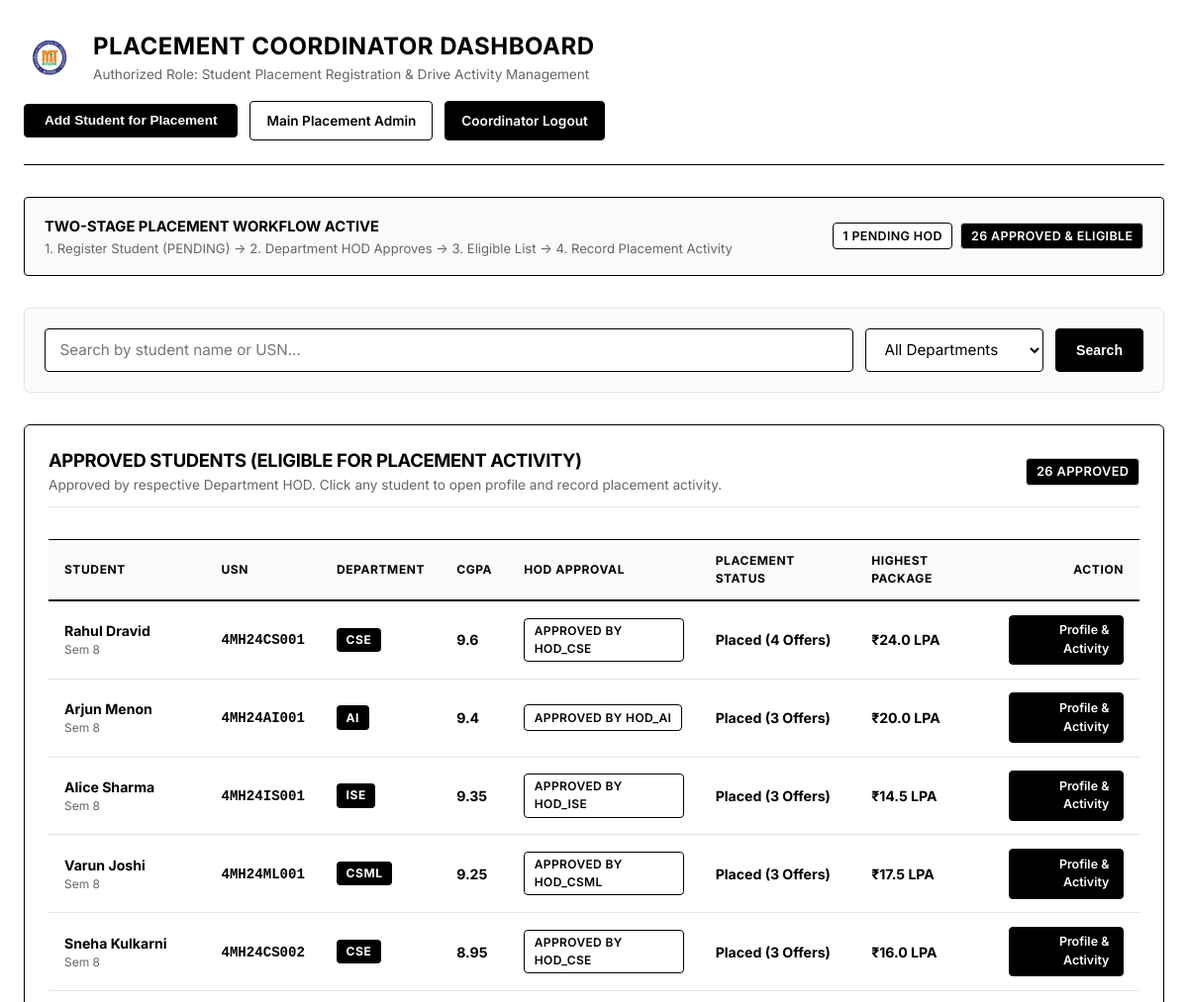
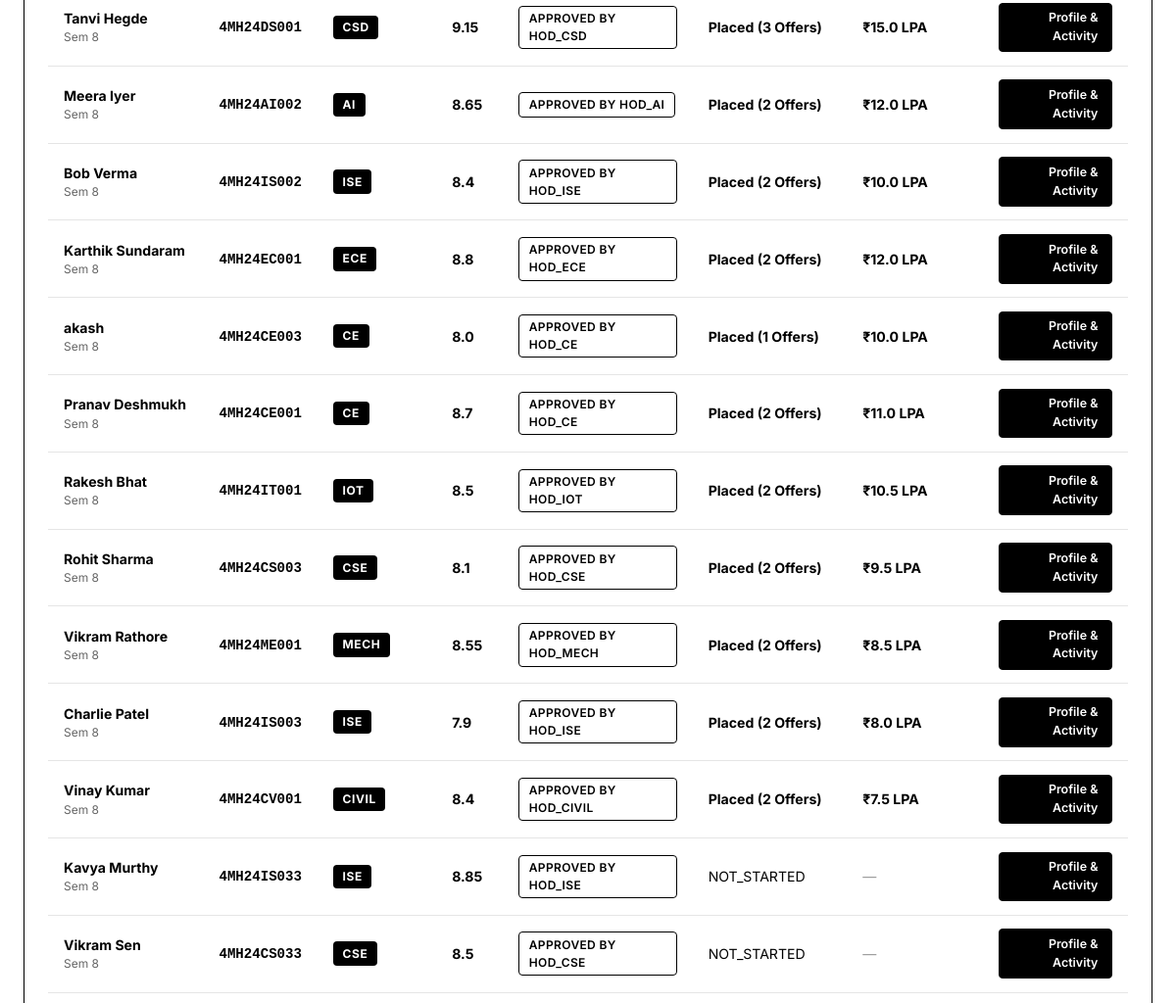
Before: /coordinator/dashboard (signed in, upper part) with the older database file (2 pictures, top to bottom).
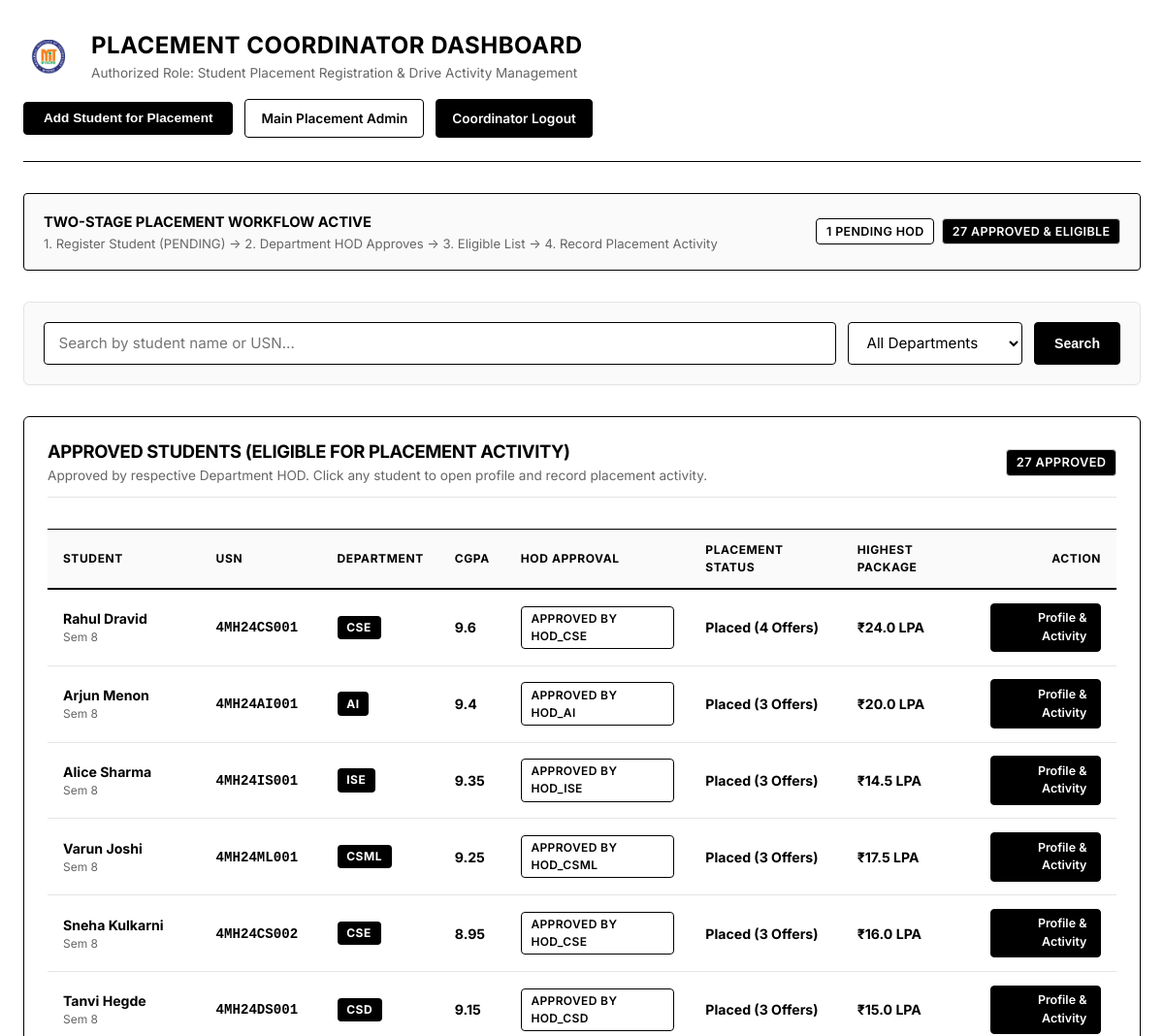
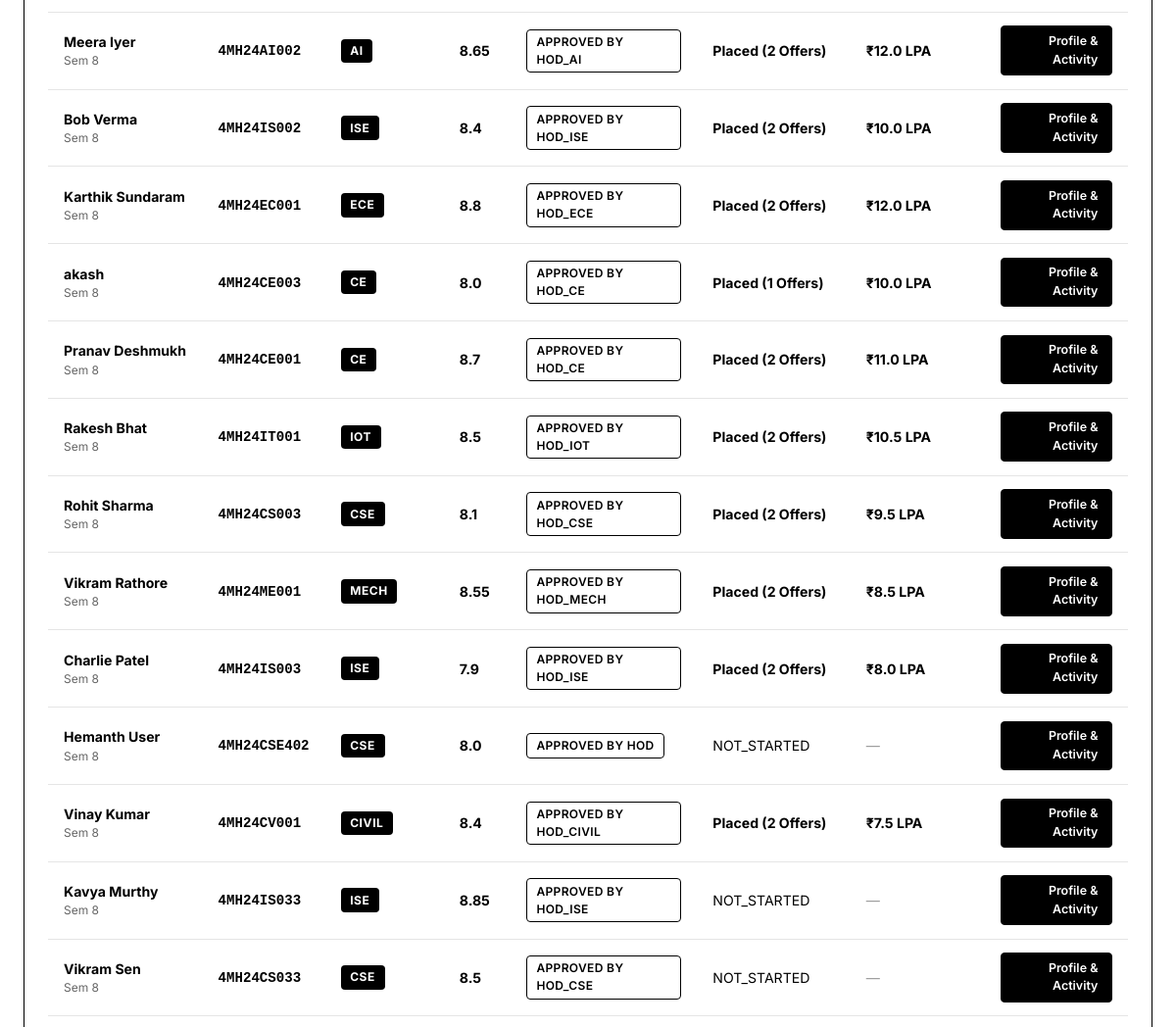
After: the same page with the newer database file (2 pictures, top to bottom).
### models.py (models this page shows, shortened)
class Student(db.Model):
    __tablename__ = 'students'
    usn = db.Column(db.String(20), primary_key=True)
    name = db.Column(db.String(100), nullable=False)
    mobile_number = db.Column(db.String(15), unique=True, nullable=False)
    email = db.Column(db.String(100), unique=True, nullable=True)
    department_id = db.Column(db.Integer, db.ForeignKey('departments.id'), nullable=False)
    semester = db.Column(db.Integer, default=8)
    cgpa = db.Column(db.Float, default=8.0)
    attendance = db.Column(db.Float, default=85.0)
    academic_score = db.Column(db.Float, default=82.0)
    skills = db.Column(db.String(255), default="Python, DSA, SQL")
    programming_languages = db.Column(db.String(255), default="Python, Java, C++")
    technical_skills = db.Column(db.String(255), default="Data Structures, DBMS, Web Development")
    certifications = db.Column(db.String(255), default="Cloud Computing, Full Stack Web Development")
    projects = db.Column(db.Text, default="Smart Placement Portal, AI Resume Screener")
    companies_attended = db.Column(db.Integer, default=0)
    companies_selected = db.Column(db.Integer, default=0)
    offers_count = db.Column(db.Integer, default=0)
    highest_package = db.Column(db.Float, default=0.0)  # in LPA
    average_package = db.Column(db.Float, default=0.0)  # in LPA
    placement_status = db.Column(db.String(50), default="NOT_STARTED") # PLACED, IN_PROCESS, NOT_STARTED, NOT_PLACED
    placement_approval_status = db.Column(db.String(50), default="APPROVED") # PENDING, APPROVED, REJECTED
    approved_by = db.Column(db.String(100), nullable=True)
    approved_at = db.Column(db.DateTime, nullable=True)
    rejected_by = db.Column(db.String(100), nullable=True)
    rejected_at = db.Column(db.DateTime, nullable=True)
    rejection_reason = db.Column(db.Text, nullable=True)
    resume = db.Column(db.String(255), default="Resume_Uploaded.pdf")
    performance = db.relationship('PerformanceRecord', backref='student', uselist=False, lazy=True)
    account_link = db.relationship('StudentAccountLink', backref='student', uselist=False, lazy=True)
    recommendations = db.relationship('LearningRecommendation', backref='student', lazy=True, order_by='LearningRecommendation.created_at.desc()')
    youtube_lessons = db.relationship('YouTubeLesson', backref='student', lazy=True, order_by='YouTubeLesson.created_at.desc()')
    quiz_attempts = db.relationship('QuizAttempt', backref='student', lazy=True, order_by='QuizAttempt.attempted_at.desc()')
    interview_sessions = db.relationship('MockInterviewSession', backref='student', lazy=True, order_by='MockInterviewSession.started_at.desc()')
    course_progress = db.relationship('StudentCourseProgress', backref='student', lazy=True, cascade='all, delete-orphan', order_by='StudentCourseProgress.saved_at.desc()')
    event_actions = db.relationship('StudentEventAction', backref='student', lazy=True, cascade='all, delete-orphan', order_by='StudentEventAction.updated_at.desc()')
    achievements = db.relationship('StudentAchievement', backref='student', lazy=True, cascade='all, delete-orphan', order_by='StudentAchievement.completion_date.desc()')
    notifications = db.relationship('StudentNotification', backref='student', lazy=True, cascade='all, delete-orphan', order_by='StudentNotification.created_at.desc()')
    preference = db.relationship('StudentPreference', backref='student', uselist=False, lazy=True, cascade='all, delete-orphan')
    provider_accounts = db.relationship('ExternalProviderAccount', backref='student', lazy=True, cascade='all, delete-orphan', order_by='ExternalProviderAccount.created_at.desc()')
    sync_logs = db.relationship('CertificateSyncLog', backref='student', lazy=True, cascade='all, delete-orphan', order_by='CertificateSyncLog.sync_started_at.desc()')
    @property
    def placement_score(self):
        if self.performance:
            return round(self.performance.overall_aggregate, 1)
        return 0.0

class Department(db.Model):
    __tablename__ = 'departments'
    id = db.Column(db.Integer, primary_key=True)
    code = db.Column(db.String(20), unique=True, nullable=False)
    name = db.Column(db.String(100), unique=True, nullable=False)
    hod_name = db.Column(db.String(100), default='Dr. HOD')
    hod_id = db.Column(db.String(50), default='HOD_01')
    hod_email = db.Column(db.String(100), default='hod@mitmysore.in')
    hod_phone = db.Column(db.String(30), default='+91 98450 11223')
    admins = db.relationship('Admin', backref='department', lazy=True)
    students = db.relationship('Student', backref='department', lazy=True)

### app.py (the view, shortened to what this page needs)
@app.route('/coordinator/dashboard')
def coordinator_dashboard():
    if not session.get('coordinator_authenticated') and session.get('role') != 'PLACEMENT_COORDINATOR':
        flash('Please authenticate as Placement Coordinator to access this console.', 'error')
        return redirect(url_for('coordinator_login'))
    departments = Department.query.order_by(Department.name).all()
    search_query = request.args.get('search', '').strip()
    dept_filter = request.args.get('dept_filter', '').strip().upper()
    approved_q = Student.query.filter_by(placement_approval_status='APPROVED')
    pending_q = Student.query.filter(Student.placement_approval_status.in_(['PENDING', 'PENDING_HOD_APPROVAL']))
    rejected_q = Student.query.filter_by(placement_approval_status='REJECTED')
    if dept_filter:
        dept_obj = Department.query.filter_by(code=dept_filter).first()
        if dept_obj:
            approved_q = approved_q.filter_by(department_id=dept_obj.id)
            pending_q = pending_q.filter_by(department_id=dept_obj.id)
            rejected_q = rejected_q.filter_by(department_id=dept_obj.id)
    approved_students = sorted(approved_q.all(), key=lambda s: (s.placement_score, s.highest_package), reverse=True)
    pending_students = pending_q.order_by(Student.usn).all()
    rejected_students = rejected_q.order_by(Student.usn).all()
    recent_activities = PlacementActivity.query.order_by(PlacementActivity.created_at.desc()).limit(20).all()
    return render_template(
        'coordinator_dashboard.html',
        departments=departments,
        approved_students=approved_students,
        pending_students=pending_students,
        rejected_students=rejected_students,
        recent_activities=recent_activities,
        search_query=search_query,
        dept_filter=dept_filter,
        current_date=datetime.utcnow().strftime('%Y-%m-%d')
    )

### app.py (called while the page is built)
@app.before_request
def auto_redirect_to_authorized_domain():
    if not app.config.get('TESTING') and request.host.startswith('127.0.0.1'):
        target_url = request.url.replace('127.0.0.1:5000', 'localhost:5000', 1)
        return redirect(target_url, code=302)

@app.context_processor
def inject_student_notifications():
    unread_count = 0
    if session.get('student_usn'):
        try:
            unread_count = NotificationService.get_unread_count(session.get('student_usn'))
        except Exception:
            unread_count = 0
    return dict(unread_notifications_count=unread_count)

@app.after_request
def add_security_headers(response):
    response.headers["Cache-Control"] = "no-cache, no-store, must-revalidate, max-age=0"
    response.headers["Pragma"] = "no-cache"
    response.headers["Expires"] = "0"
    response.headers["X-Content-Type-Options"] = "nosniff"
    response.headers["X-Frame-Options"] = "DENY"
    return response

### models.py (called while the page is built)
    @property
    def coding_overall_score(self):
        return round((self.coding_c_score + self.coding_java_score + self.coding_dsa_score) / 3.0, 1)

### templates/coordinator_dashboard.html (shortened to what the changed rows need)
<!DOCTYPE html>
<html lang="en">
<head>
    <link rel="stylesheet" href="{{ url_for('static', filename='css/style.css') }}">
</head>
<body style="background: #ffffff; color: #000000;">
    <div style="max-width: 1350px; margin: 0 auto; padding: 2rem 1.5rem;">
        <div style="display: flex; justify-content: space-between; align-items: center; margin-bottom: 2rem; flex-wrap: wrap; gap: 1rem; border-bottom: 1px solid #000; padding-bottom: 1.5rem;">
            <div style="display: flex; align-items: center; gap: 1rem;">
                <div>
                    <h1 style="font-size: 1.5rem; font-weight: 700; color: #000; margin: 0; text-transform: uppercase; letter-spacing: 0.5px;">
                        Placement Coordinator Dashboard
                    </h1>
                </div>
            </div>
        </div>
        <div style="background: #fafafa; border: 1px solid #000; border-radius: 4px; padding: 1rem 1.25rem; margin-bottom: 2rem; display: flex; align-items: center; justify-content: space-between; flex-wrap: wrap; gap: 0.75rem;">
            <div style="display: flex; gap: 0.5rem;">
                <span class="badge" style="border: 1px solid #000; color: #000; background: #fff; font-size: 0.78rem;">{{ pending_students|length }} Pending HOD</span>
                <span class="badge" style="background: #000; color: #fff; font-size: 0.78rem;">{{ approved_students|length }} Approved & Eligible</span>
            </div>
        </div>
        <div class="card" style="margin-bottom: 2.5rem; border: 1px solid #000; padding: 1.5rem;">
            <div style="display: flex; justify-content: space-between; align-items: center; margin-bottom: 1.25rem; flex-wrap: wrap; gap: 0.75rem; border-bottom: 1px solid #e5e5e5; padding-bottom: 0.75rem;">
                <div>
                    <h3 style="font-size: 1.15rem; font-weight: 700; color: #000; margin: 0; text-transform: uppercase;">
                    </h3>
                    <p style="color: #666; font-size: 0.85rem; margin: 3px 0 0;">
                    </p>
                </div>
                <span class="badge" style="background: #000; color: #fff; font-size: 0.8rem;">
                    {{ approved_students|length }} Approved
                </span>
            </div>
            <div style="overflow-x: auto;">
                <table class="portal-table">
                    <thead>
                        <tr>
                            <th>Student</th>
                            <th>USN</th>
                            <th>Department</th>
                            <th>CGPA</th>
                            <th>HOD Approval</th>
                            <th>Placement Status</th>
                            <th>Highest Package</th>
                            <th style="text-align: right;">Action</th>
                        </tr>
                    </thead>
                    <tbody>
                        {% for st in approved_students %}
                        <tr onclick="window.location.href='{{ url_for('coordinator_student_profile', usn=st.usn) }}'" style="cursor: pointer;">
                            <td>
                                <strong>{{ st.name }}</strong>
                                <div style="font-size: 0.75rem; color: #666;">Sem {{ st.semester }}</div>
                            </td>
                            <td><span style="font-family: monospace; font-weight: 600;">{{ st.usn }}</span></td>
                            <td><span class="badge-dept">{{ st.department.code }}</span></td>
                            <td><strong>{{ st.cgpa }}</strong></td>
                            <td>
                                <span class="badge" style="border: 1px solid #000; color: #000; background: #fff;">
                                    APPROVED by {{ st.approved_by or 'HOD' }}
                                </span>
                            </td>
                            <td>
                                {% if st.placement_status == 'Placed' %}
                                    <span style="font-weight: 700;">Placed ({{ st.offers_count }} Offers)</span>
                                {% else %}
                                    <span>{{ st.placement_status }}</span>
                                {% endif %}
                            </td>
                            <td>
                                {% if st.highest_package > 0 %}
                                    <strong>₹{{ st.highest_package }} LPA</strong>
                                {% else %}
                                    <span style="color: #999;">—</span>
                                {% endif %}
                            </td>
                            <td style="text-align: right;">
                                <a href="{{ url_for('coordinator_student_profile', usn=st.usn) }}" class="btn" style="background: #000; color: #fff; font-size: 0.78rem; padding: 0.35rem 0.85rem; border: 1px solid #000;">
                                    Profile &amp; Activity
                                </a>
                            </td>
                        </tr>
                        {% else %}
                        <tr>
                            <td colspan="8" style="text-align: center; padding: 2rem; color: #666;">
                                No approved students matching the filter.
                            </td>
                        </tr>
                        {% endfor %}
                    </tbody>
                </table>
            </div>
        </div>
    </div>
</body>
</html>

Changed rows visible on the page:
added Student: name "Hemanth User", semester "8", usn "4MH24CSE402", department.code "CSE", cgpa "8.0", approved_by "HOD", placement_status "NOT_STARTED"
Other visible differences:
{{ approved_students|length }}: "26" → "27"
